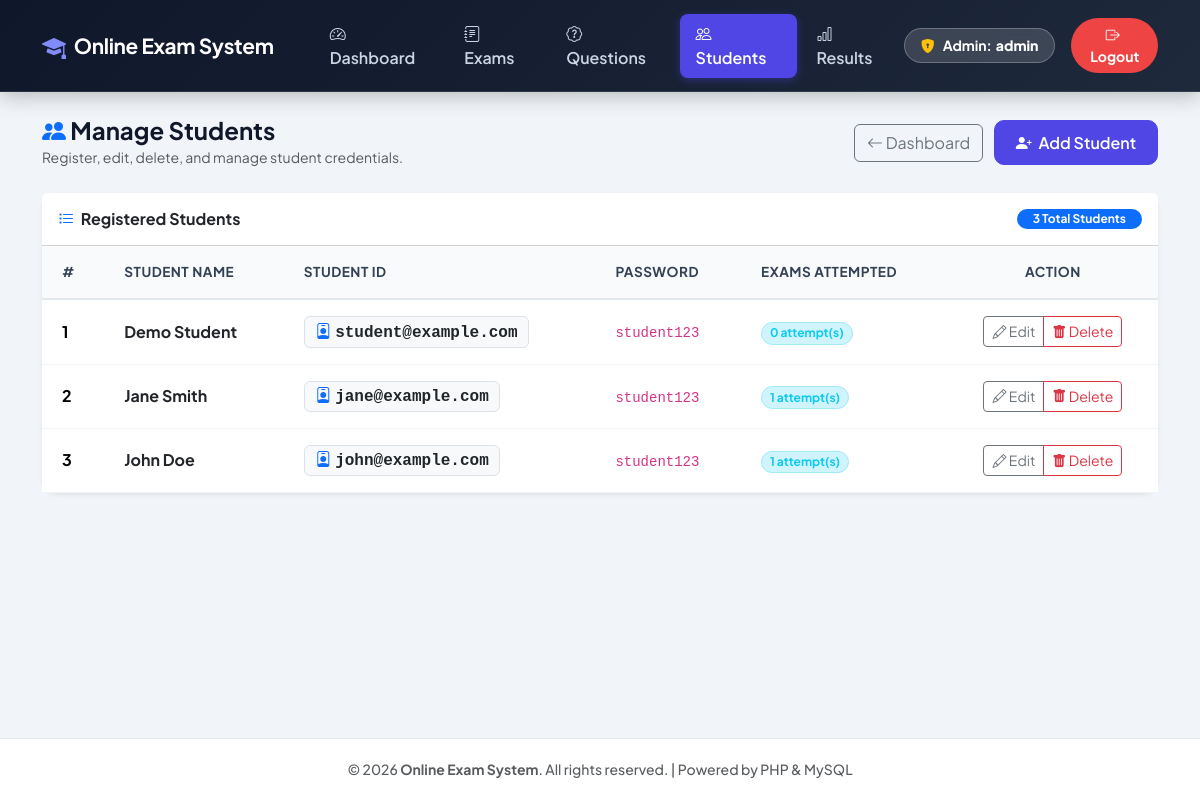
/admin/manage-students.php (signed in), run on an earlier commit of the app's database.
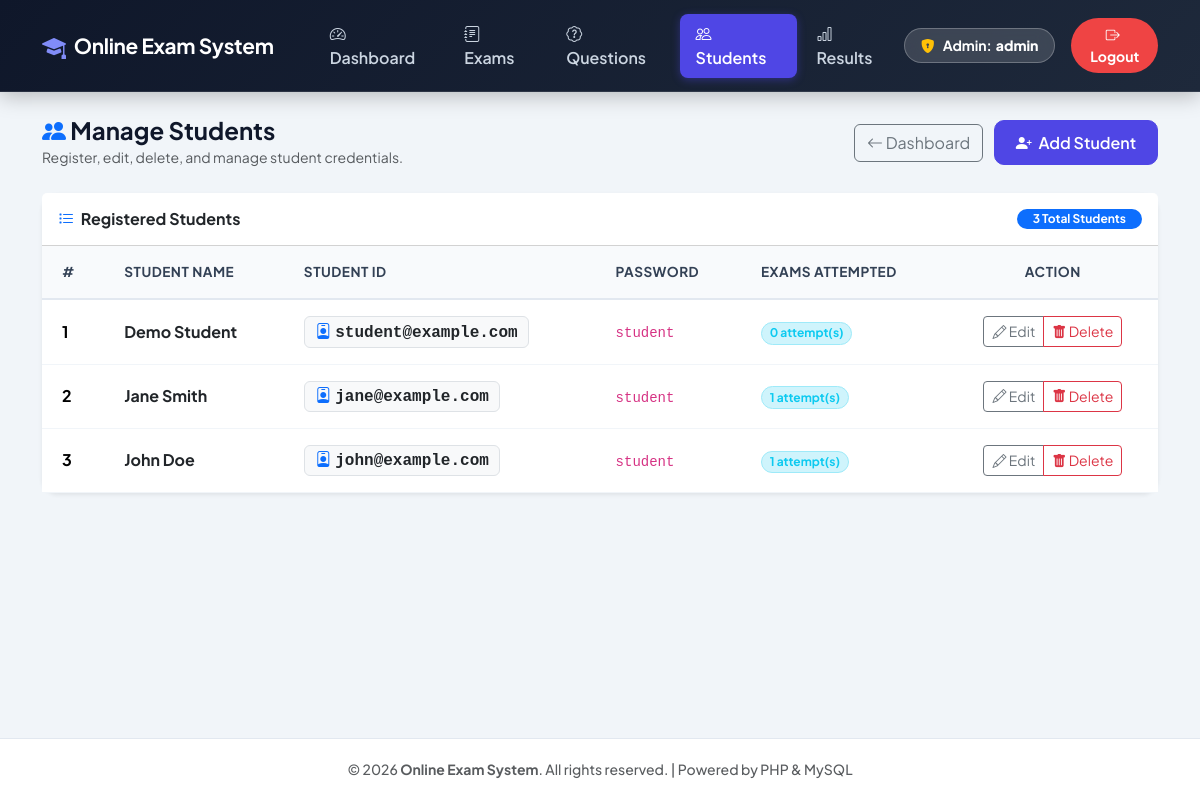
And on a later commit of the database.
### tables this page shows
CREATE TABLE IF NOT EXISTS students (
    id INT AUTO_INCREMENT PRIMARY KEY,
    name VARCHAR(100) NOT NULL,
    email VARCHAR(100) NOT NULL UNIQUE,
    password VARCHAR(255) NOT NULL
);

### admin/manage-students.php (the view, shortened to what this page needs)
<?php
include '../includes/header.php';
include '../config/db.php';
$students_query = "SELECT s.*, (SELECT COUNT(*) FROM results r WHERE r.student_id = s.id) AS exam_count FROM students s ORDER BY s.id DESC";
$students_result = mysqli_query($conn, $students_query);
?>
<div class="d-flex justify-content-between align-items-center mb-4">
    <div>
        <h4 class="fw-bold mb-0"><i class="bi bi-people-fill text-primary"></i> Manage Students</h4>
        <small class="text-muted">Register, edit, delete, and manage student credentials.</small>
    </div>
    <div>
        <a href="dashboard.php" class="btn btn-outline-secondary me-2">
            <i class="bi bi-arrow-left"></i> Dashboard
        </a>
        <button class="btn btn-primary" data-bs-toggle="modal" data-bs-target="#addStudentModal">
            <i class="bi bi-person-plus-fill me-1"></i> Add Student
        </button>
    </div>
</div>
<div class="card shadow-sm border-0 rounded-4 mb-4">
    <div class="card-header bg-white py-3 d-flex justify-content-between align-items-center">
        <h6 class="mb-0 fw-bold text-dark"><i class="bi bi-list-task me-1 text-primary"></i> Registered Students</h6>
        <span class="badge bg-primary rounded-pill px-3 py-1"><?php echo ($students_result ? mysqli_num_rows($students_result) : 0); ?> Total Students</span>
    </div>
    <div class="card-body p-0">
        <div class="table-responsive">
            <table class="table custom-table align-middle mb-0">
                <thead>
                    <tr>
                        <th class="ps-4">#</th>
                        <th>Student Name</th>
                        <th>Student ID</th>
                        <th>Password</th>
                        <th>Exams Attempted</th>
                        <th class="text-center pe-4">Action</th>
                    </tr>
                </thead>
                <tbody>
                    <?php
                    if ($students_result && mysqli_num_rows($students_result) > 0):
                        $i = 1;
                        while ($student = mysqli_fetch_assoc($students_result)):
                    ?>
                        <tr>
                            <td class="ps-4 fw-bold"><?php echo $i++; ?></td>
                            <td>
                                <div class="fw-bold text-dark"><?php echo htmlspecialchars($student['name']); ?></div>
                            </td>
                            <td>
                                <span class="badge bg-light text-dark border font-monospace fs-6">
                                    <i class="bi bi-person-badge me-1 text-primary"></i><?php echo htmlspecialchars($student['email']); ?>
                                </span>
                            </td>
                            <td><code><?php echo htmlspecialchars($student['password']); ?></code></td>
                            <td>
                                <span class="badge bg-info-subtle text-info border border-info-subtle rounded-pill">
                                    <?php echo $student['exam_count']; ?> attempt(s)
                                </span>
                            </td>
                            <td class="text-center pe-4">
                                <div class="btn-group btn-group-sm">
                                    <button class="btn btn-outline-secondary" data-bs-toggle="modal" data-bs-target="#editStudentModal<?php echo $student['id']; ?>">
                                        <i class="bi bi-pencil"></i> Edit
                                    </button>
                                    <a href="manage-students.php?action=delete&id=<?php echo $student['id']; ?>"
                                       class="btn btn-outline-danger"
                                       onclick="return confirm('Are you sure you want to delete student &quot;<?php echo htmlspecialchars($student['name']); ?>&quot;?');">
                                        <i class="bi bi-trash-fill"></i> Delete
                                    </a>
                                </div>
                            </td>
                        </tr>
                    <?php
                        endwhile;
                    endif; ?>
                </tbody>
            </table>
        </div>
    </div>
</div>
<?php include '../includes/footer.php'; ?>

### includes/header.php (shortened to what this page needs)
<?php
$current_page = basename($_SERVER['PHP_SELF']);
$is_admin = isset($_SESSION['admin_id']);
$is_student = isset($_SESSION['student_id']);
$css_path = (strpos($_SERVER['PHP_SELF'], '/student/') !== false || strpos($_SERVER['PHP_SELF'], '/admin/') !== false) ? '../css/style.css' : 'css/style.css';
$css_ver = file_exists(dirname(__DIR__) . '/css/style.css') ? filemtime(dirname(__DIR__) . '/css/style.css') : time();
$logout_url = (strpos($_SERVER['PHP_SELF'], '/student/') !== false || strpos($_SERVER['PHP_SELF'], '/admin/') !== false) ? '../logout.php' : 'logout.php';
?>
<!DOCTYPE html>
<html lang="en">
<head>
    <link href="https://cdn.jsdelivr.net/npm/bootstrap@5.3.2/dist/css/bootstrap.min.css" rel="stylesheet">
    <link href="https://cdn.jsdelivr.net/npm/bootstrap-icons@1.11.1/font/bootstrap-icons.css" rel="stylesheet">
    <link rel="stylesheet" href="<?php echo $css_path; ?>?v=<?php echo $css_ver; ?>">
</head>
<body>
<nav class="navbar navbar-expand-lg navbar-dark navbar-custom sticky-top">
    <div class="container">
        <a class="navbar-brand d-flex align-items-center gap-2 text-white" href="<?php echo $is_admin ? '../admin/dashboard.php' : ($is_student ? '../student/dashboard.php' : '#'); ?>">
            <i class="bi bi-mortarboard-fill text-indigo fs-4" style="color: #818cf8;"></i>
            <span class="fw-bold">Online Exam System</span>
        </a>
        <?php if ($is_admin || $is_student): ?>
            <div class="collapse navbar-collapse" id="navbarMain">
                <ul class="navbar-nav me-auto ms-lg-4 mb-2 mb-lg-0 gap-1">
                    <?php if ($is_admin): ?>
                        <li class="nav-item">
                            <a class="nav-link <?php echo ($current_page === 'dashboard.php') ? 'active' : ''; ?>" href="../admin/dashboard.php">
                                <i class="bi bi-speedometer2 me-1"></i> Dashboard
                            </a>
                        </li>
                        <li class="nav-item">
                            <a class="nav-link <?php echo ($current_page === 'manage-exam.php') ? 'active' : ''; ?>" href="../admin/manage-exam.php">
                                <i class="bi bi-journal-text me-1"></i> Exams
                            </a>
                        </li>
                        <li class="nav-item">
                            <a class="nav-link <?php echo ($current_page === 'manage-questions.php' || $current_page === 'add-question.php') ? 'active' : ''; ?>" href="../admin/manage-questions.php">
                                <i class="bi bi-patch-question me-1"></i> Questions
                            </a>
                        </li>
                        <li class="nav-item">
                            <a class="nav-link <?php echo ($current_page === 'manage-students.php' || $current_page === 'add-student.php') ? 'active' : ''; ?>" href="../admin/manage-students.php">
                                <i class="bi bi-people me-1"></i> Students
                            </a>
                        </li>
                        <li class="nav-item">
                            <a class="nav-link <?php echo ($current_page === 'view-results.php') ? 'active' : ''; ?>" href="../admin/view-results.php">
                                <i class="bi bi-bar-chart me-1"></i> Results
                            </a>
                        </li>
                    <?php endif; ?>
                </ul>
                <div class="d-flex align-items-center gap-3">
                    <?php if ($is_admin): ?>
                        <div class="user-badge d-flex align-items-center gap-1">
                            <i class="bi bi-shield-lock-fill text-warning me-1"></i> Admin: <strong><?php echo htmlspecialchars($_SESSION['admin_username']); ?></strong>
                        </div>
                        <a href="<?php echo $logout_url; ?>" class="btn btn-logout btn-sm rounded-pill px-3 fw-bold">
                            <i class="bi bi-box-arrow-right me-1"></i> Logout
                        </a>
                    <?php endif; ?>
                </div>
            </div>
        <?php endif; ?>
    </div>
</nav>
<div class="container main-content my-4">

### includes/footer.php (shortened to what this page needs)
</div>
<footer>
    <div class="container text-center">
        <p class="mb-0 text-muted small fw-medium">
            &copy; <?php echo date('Y'); ?> <strong>Online Exam System</strong>. All rights reserved. | Powered by PHP & MySQL
        </p>
    </div>
</footer>
</body>
</html>

### css/style.css (style rules this page uses)
:root { --primary-color: #4f46e5; --primary-hover: #4338ca; --secondary-color: #64748b; --success-color: #10b981; --danger-color: #ef4444; --warning-color: #f59e0b; --info-color: #06b6d4; --bg-body: #f1f5f9; --card-bg: #ffffff; --text-main: #0f172a; --text-muted: #64748b; --border-color: #cbd5e1; --shadow-sm: 0 1px 3px rgba(0,0,0,0.08); --shadow-md: 0 4px 14px rgba(15, 23, 42, 0.1); --shadow-lg: 0 12px 28px rgba(15, 23, 42, 0.15); }
body { background-color: var(--bg-body) !important; color: var(--text-main) !important; font-family: 'Plus Jakarta Sans', -apple-system, BlinkMacSystemFont, sans-serif; min-height: 100vh; display: flex; flex-direction: column; }
.main-content { flex: 1; }
.navbar-custom { background-color: #0f172a !important; background: linear-gradient(135deg, #0f172a 0%, #1e293b 100%) !important; box-shadow: 0 4px 20px rgba(0, 0, 0, 0.25) !important; padding: 0.85rem 0 !important; border-bottom: 1px solid rgba(255, 255, 255, 0.1) !important; }
.navbar-custom .navbar-brand { font-weight: 800 !important; font-size: 1.3rem !important; color: #ffffff !important; letter-spacing: -0.3px; }
.navbar-custom .nav-link { color: #cbd5e1 !important; font-weight: 600 !important; padding: 0.5rem 1rem !important; border-radius: 8px !important; transition: all 0.2s ease !important; }
.navbar-custom .nav-link.active { color: #ffffff !important; background: #4f46e5 !important; box-shadow: 0 2px 8px rgba(79, 70, 229, 0.4) !important; }
.user-badge { background: rgba(255, 255, 255, 0.15) !important; border: 1px solid rgba(255, 255, 255, 0.25) !important; backdrop-filter: blur(10px); border-radius: 30px !important; padding: 0.4rem 1rem !important; color: #ffffff !important; font-size: 0.875rem !important; font-weight: 700 !important; }
.btn-logout { background-color: #ef4444 !important; color: #ffffff !important; border: none !important; font-weight: 700 !important; padding: 0.4rem 1.1rem !important; border-radius: 30px !important; transition: background 0.2s ease !important; }
.custom-table { border-collapse: separate !important; border-spacing: 0 !important; }
.custom-table thead th { background: #f8fafc !important; color: #334155 !important; font-weight: 700 !important; font-size: 0.85rem !important; text-transform: uppercase !important; letter-spacing: 0.5px !important; padding: 1rem 1.25rem !important; border-bottom: 2px solid #e2e8f0 !important; }
.custom-table tbody td { padding: 1rem 1.25rem !important; vertical-align: middle !important; border-bottom: 1px solid #f1f5f9 !important; }
.btn-primary { background-color: #4f46e5 !important; border-color: #4f46e5 !important; color: #ffffff !important; font-weight: 600 !important; border-radius: 10px !important; padding: 0.6rem 1.3rem !important; transition: all 0.2s ease !important; }
footer { background: #ffffff !important; border-top: 1px solid #e2e8f0 !important; padding: 1.25rem 0 !important; margin-top: auto !important; }

What changed in the data, as far as the page shows it:
changed students "Demo Student": password "student123" → "student"
changed students "Jane Smith": password "student123" → "student"
changed students "John Doe": password "student123" → "student"
